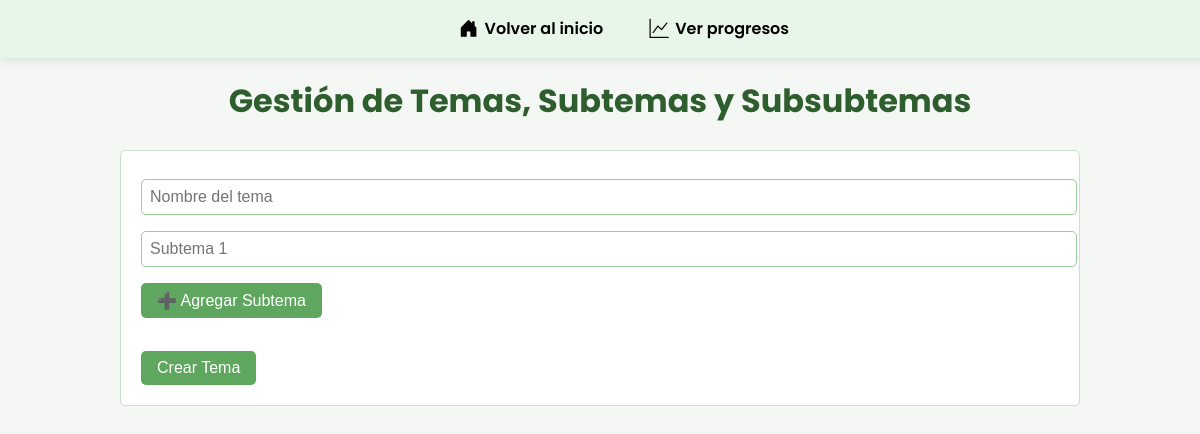
Before: /crear_tema.php with the older database file.
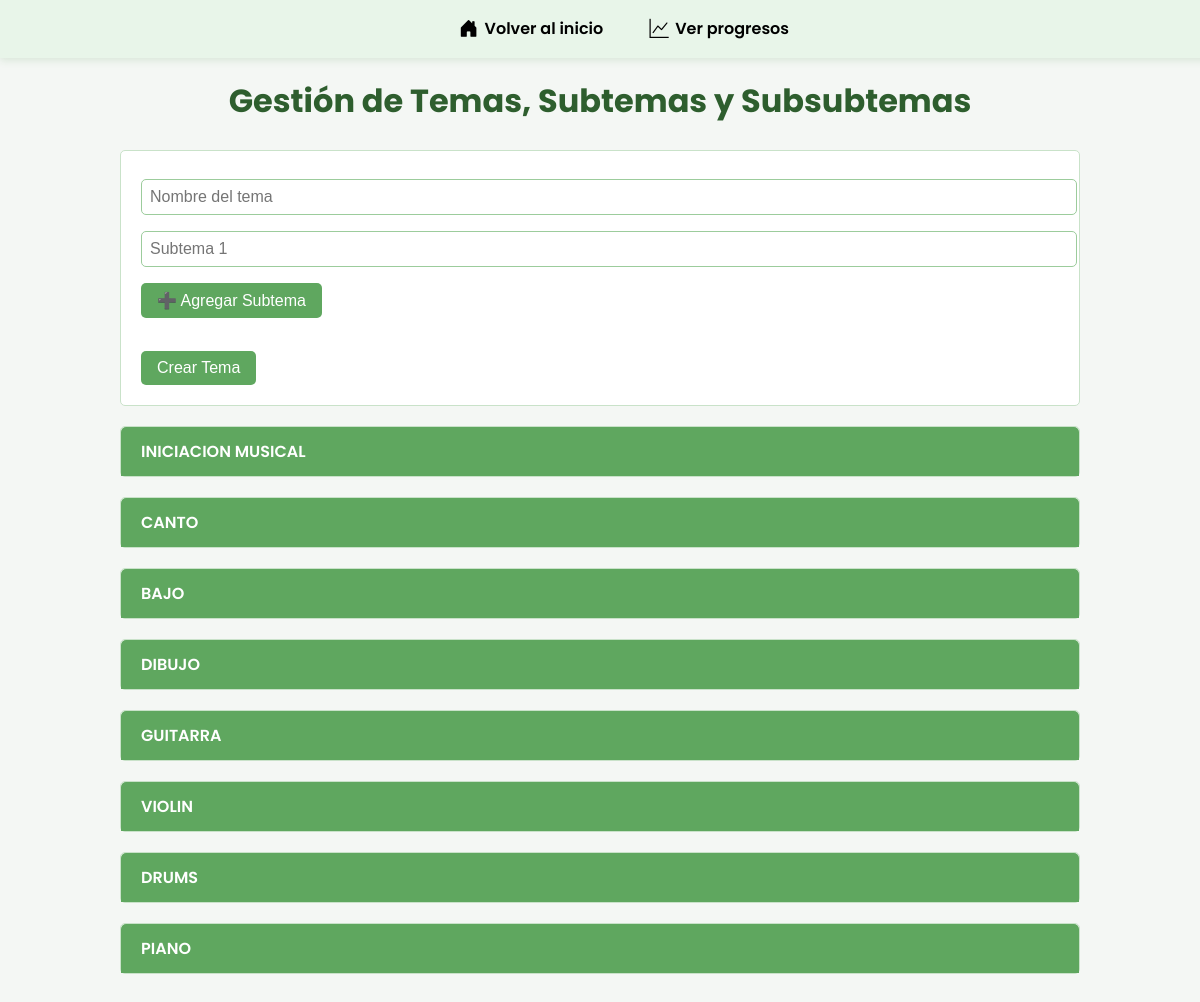
After: the same page with the newer database file.
### tables this page shows
CREATE TABLE `temas` (
  `id` int(11) NOT NULL AUTO_INCREMENT,
  `nombre` varchar(100) NOT NULL,
  PRIMARY KEY (`id`)
);

### crear_tema.php (the view, shortened to what this page needs)
<?php
require_once __DIR__ . '/includes/bd.php';
$temas = $conexion->query("SELECT * FROM temas ORDER BY id DESC");
?>
<!DOCTYPE html>
<html lang="es">
<head>
</head>
<body>
    <?php include 'navbar2.php'; ?>
    <div class="container">
        <h1>Gestión de Temas, Subtemas y Subsubtemas</h1>
        <form method="POST" class="card" style="padding: 20px;">
            <input type="text" name="nombre_tema" placeholder="Nombre del tema" required autocomplete="off" autofocus>
            <div id="subtemasCrear">
                <input type="text" name="subtemas[]" placeholder="Subtema 1" autocomplete="off">
            </div>
            <button type="button" onclick="agregarSubtema('subtemasCrear')" aria-label="Agregar Subtema">➕ Agregar
                Subtema</button><br><br>
            <button type="submit">Crear Tema</button>
        </form>
        <?php while ($tema = $temas->fetch_assoc()): ?>
            <div class="card">
                <div class="card-header" onclick="toggleCard(this)" role="button" aria-expanded="false" tabindex="0"
                    onkeypress="if(event.key==='Enter'){toggleCard(this);}"><?= htmlspecialchars($tema['nombre']) ?></div>
            </div>
        <?php endwhile; ?>
    </div>
</body>
</html>

Changed rows visible on the page:
added temas: nombre "INICIACION MUSICAL"
added temas: nombre "CANTO"
added temas: nombre "BAJO"
added temas: nombre "DIBUJO"
added temas: nombre "GUITARRA"
added temas: nombre "VIOLIN"
added temas: nombre "DRUMS"
added temas: nombre "PIANO"
